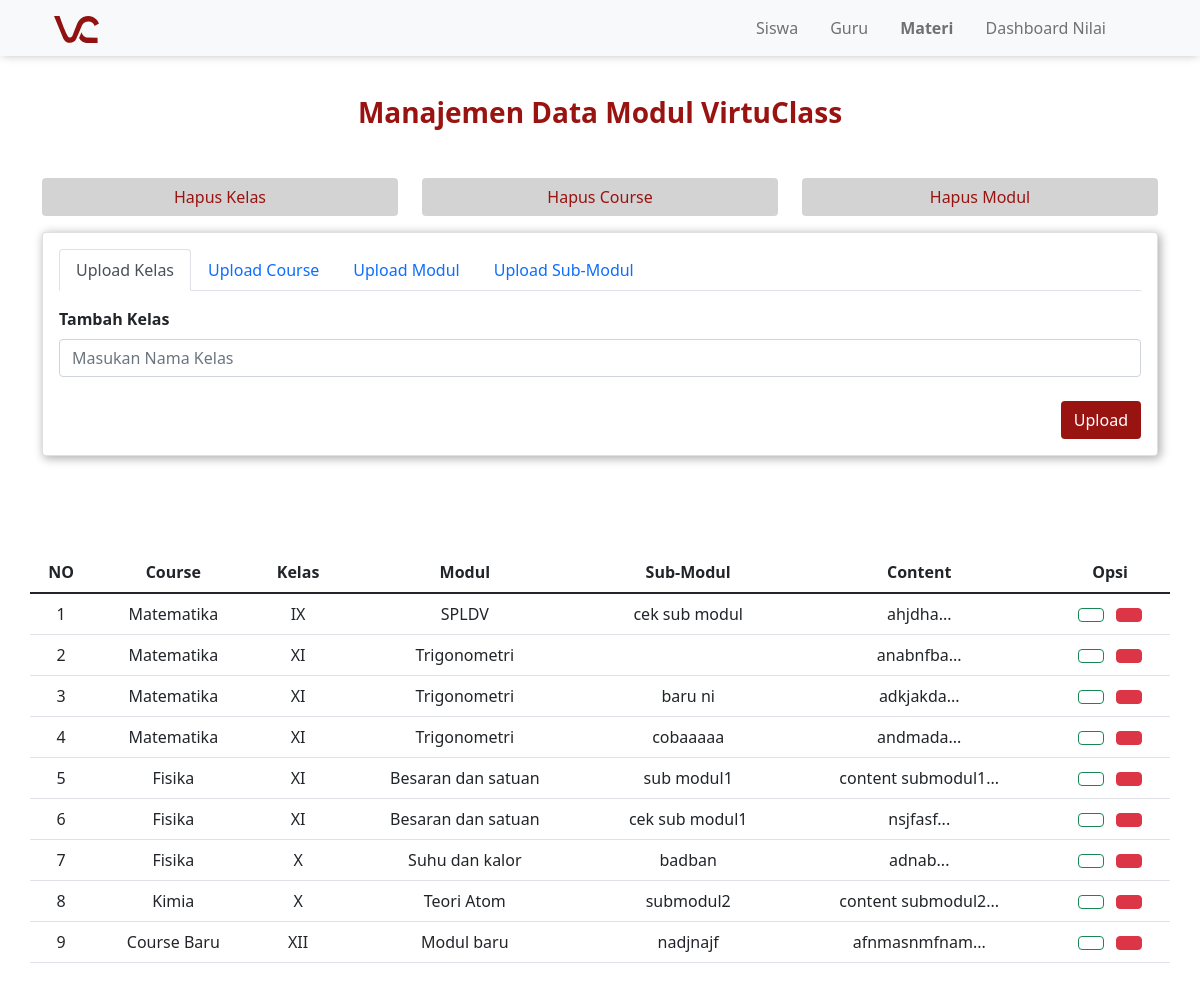
Page /admin/uploadMateri.php on the earlier database version.
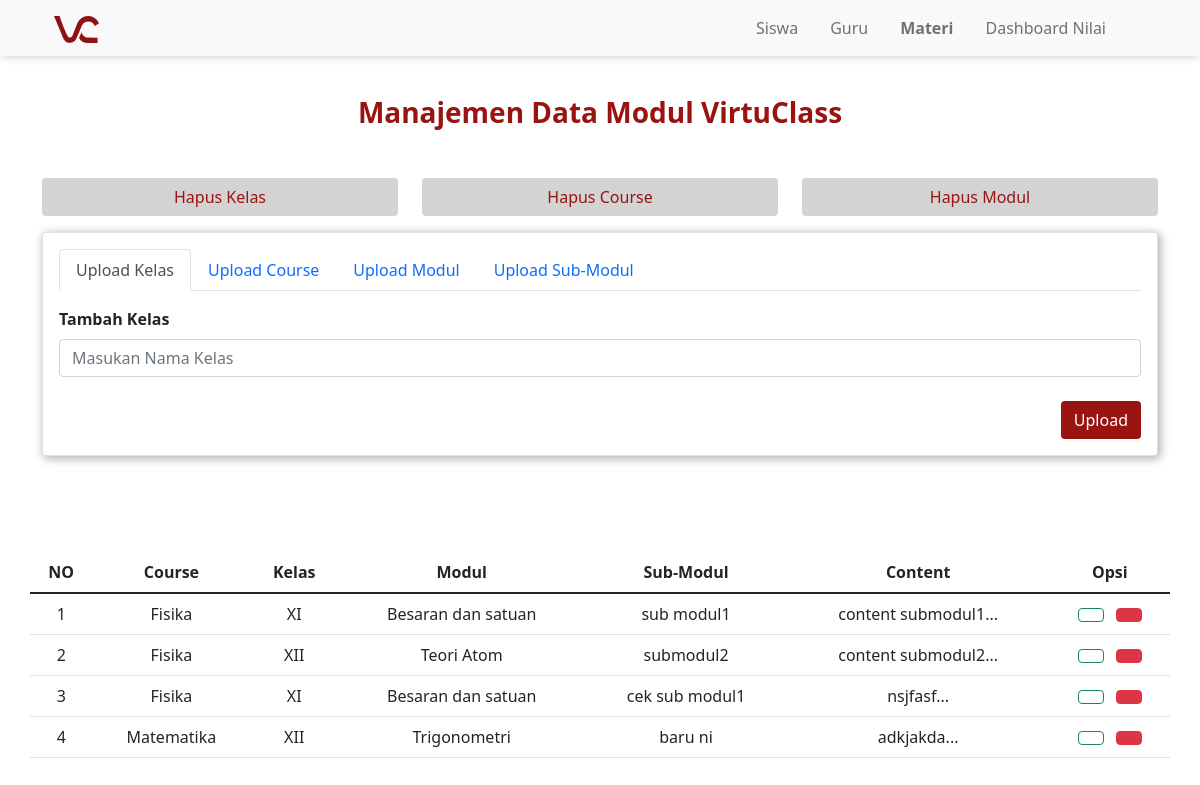
Same page on the later database version.
### tables this page shows
CREATE TABLE `submodul` (
  `id_submodul` int(11) NOT NULL,
  `judul_content` varchar(255) NOT NULL,
  `content` text NOT NULL,
  `id_modul` int(11) NOT NULL
);

CREATE TABLE `course` (
  `id_course` int(11) NOT NULL,
  `nama_course` varchar(100) NOT NULL,
  `url_bg` varchar(255) NOT NULL,
  `desc_course` varchar(255) NOT NULL,
  `id_kelas` int(11) NOT NULL
);

CREATE TABLE `kelas` (
  `id_kelas` int(11) NOT NULL,
  `nama_kelas` varchar(50) NOT NULL
);

CREATE TABLE `modul` (
  `id_modul` int(11) NOT NULL,
  `nama_modul` varchar(255) NOT NULL,
  `id_course` int(11) NOT NULL
);

### admin/uploadMateri.php (the view, shortened to what the changed rows need)
<?php
	include '../assets/php/function.php';
	$list_data = mysqli_query($conn, 'select judul_content, content, nama_modul, nama_course, nama_kelas, id_submodul from submodul a join modul b on a.id_modul = b.id_modul join course c on b.id_course = c.id_course join kelas d on c.id_kelas = d.id_kelas;');
?>
<!doctype html>
<html lang="en">
<head>
	<link rel="stylesheet" href="../assets/css/style.css">
	<link href="https://cdn.jsdelivr.net/npm/bootstrap@5.1.3/dist/css/bootstrap.min.css" rel="stylesheet">
</head>
<body>
	<br><br>
    <div class="container mt-5 mb-5">
		<br><br>
		<div class="row">
			<table class="table">
				<thead>
					<tr style="font-weight: bold; text-align:center;">
						<td>
							NO
						</td>
						<td>
							Course
						</td>
						<td>
							Kelas
						</td>
						<td>
							Modul
						</td>
						<td>
							Sub-Modul
						</td>
						<td>
							Content
						</td>
						<td>
							Opsi
						</td>
					</tr>
				</thead>
				<tbody style="text-align:center">
					<?php $no = 1; ?>
					<?php foreach ($list_data as $list) { ?>
						<tr>
							<td>
								<?=$no;?>
							</td>
							<td>
								<?=$list['nama_course']?>
							</td>
							<td>
								<?=$list['nama_kelas']?>
							</td>
							<td>
								<?=$list['nama_modul']?>
							</td>
							<td>
								<?=$list['judul_content']?>
							</td>
							<td>
								<?= substr_replace($list['content'], "...", 30);?>
							</td>
							<td>
								<a href="detail.php?id_submodul=<?php echo $list['id_submodul']; ?>" class="btn btn-outline-success" data-bs-toggle="modal" data-bs-target="#exampleModal4-<?php echo $list['id_submodul']; ?>"></a>
								<a href="hapus_submodul.php?id_submodul=<?= $list['id_submodul']; ?>" class="btn btn-danger"><span class="iconify-inline" data-icon="fluent:delete-20-regular" style="color: white;"></span></a>
							</td>
						</tr>
					<?php $no++ ?>
					<?php } ?>
				</tbody>
			</table>
		</div>
    </div>
</body>
</html>

Differences in the rows shown:
removed submodul: course.nama_course "Matematika", kelas.nama_kelas "IX", id_modul.nama_modul "SPLDV", judul_content "cek sub modul", content "ahjdha..."
removed submodul: course.nama_course "Matematika", kelas.nama_kelas "XI", id_modul.nama_modul "Trigonometri", content "anabnfba..."
removed submodul: course.nama_course "Matematika", kelas.nama_kelas "XI", id_modul.nama_modul "Trigonometri", judul_content "cobaaaaa", content "andmada..."
removed submodul: course.nama_course "Fisika", kelas.nama_kelas "X", id_modul.nama_modul "Suhu dan kalor", judul_content "badban", content "adnab..."
removed submodul: course.nama_course "Course Baru", kelas.nama_kelas "XII", id_modul.nama_modul "Modul baru", judul_content "nadjnajf", content "afnmasnmfnam..."
shown differently, row unchanged: submodul "sub modul1": moves up the list
changed through a linked row, submodul "submodul2": course.nama_course "Kimia" → "Fisika"; kelas.nama_kelas "X" → "XII"; moves up the list
shown differently, row unchanged: submodul "cek sub modul1": moves down the list
computed for submodul "baru ni": kelas.nama_kelas "XI" → "XII"
